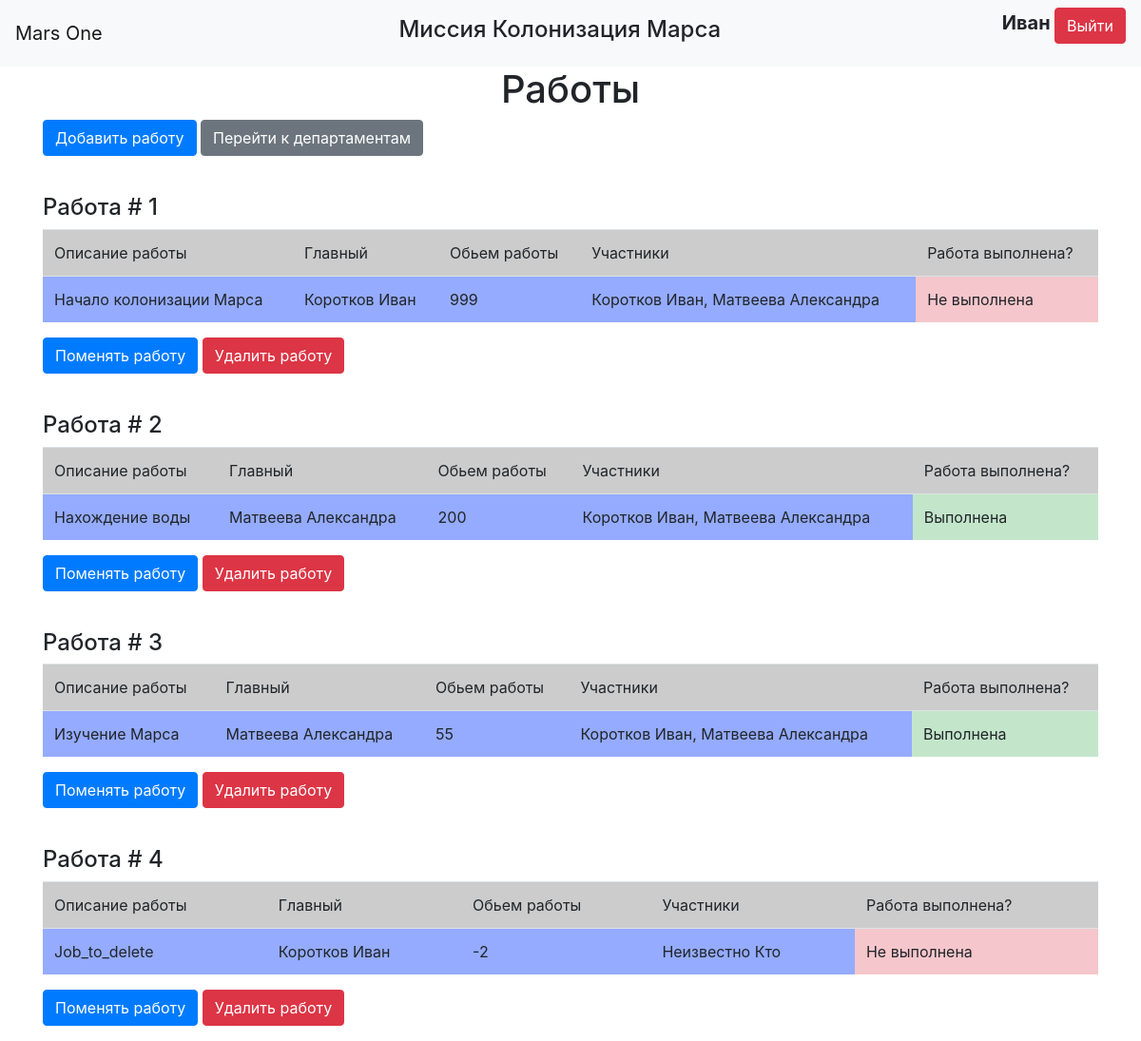
/jobs (signed in), run on an earlier commit of the app's database.
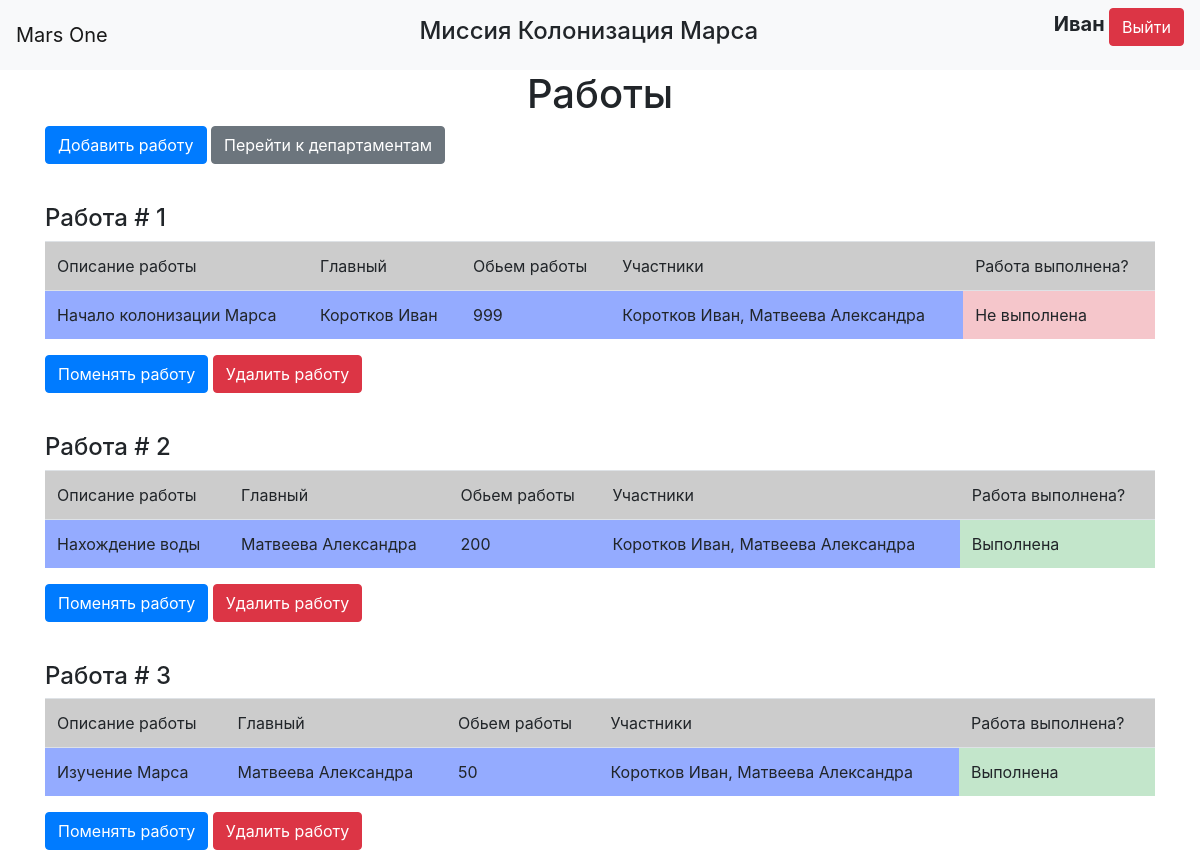
And on a later commit of the database.
### data/users.py (models this page shows, shortened)
class User(SqlAlchemyBase, UserMixin, SerializerMixin):
    __tablename__ = 'users'
    id = sqlalchemy.Column(sqlalchemy.Integer,
                           primary_key=True, autoincrement=True)
    surname = sqlalchemy.Column(sqlalchemy.String, nullable=True)
    name = sqlalchemy.Column(sqlalchemy.String, nullable=True)
    age = sqlalchemy.Column(sqlalchemy.Integer, nullable=True)
    position = sqlalchemy.Column(sqlalchemy.String, nullable=True)
    speciality = sqlalchemy.Column(sqlalchemy.String, nullable=True)
    address = sqlalchemy.Column(sqlalchemy.String, nullable=True, default=f"module_{randint(0, 99)}")
    email = sqlalchemy.Column(sqlalchemy.String, unique=True, nullable=True)
    hashed_password = sqlalchemy.Column(sqlalchemy.String, nullable=True)
    modified_date = sqlalchemy.Column(sqlalchemy.DateTime, default=datetime.datetime.now)
    jobs = orm.relationship("Jobs", back_populates="user")

### data/jobs.py (models this page shows)
class Jobs(SqlAlchemyBase, SerializerMixin):
    __tablename__ = 'jobs'
    id = sqlalchemy.Column(sqlalchemy.Integer,
                           primary_key=True, autoincrement=True)
    team_leader = sqlalchemy.Column(sqlalchemy.Integer, sqlalchemy.ForeignKey("users.id"),
                                    nullable=True)
    job = sqlalchemy.Column(sqlalchemy.String, nullable=True)
    work_size = sqlalchemy.Column(sqlalchemy.Integer, nullable=True)
    collaborators = sqlalchemy.Column(sqlalchemy.String, nullable=True)
    start_date = sqlalchemy.Column(sqlalchemy.DateTime, default=datetime.datetime.now, nullable=True)
    end_date = sqlalchemy.Column(sqlalchemy.DateTime, nullable=True)
    is_finished = sqlalchemy.Column(sqlalchemy.Boolean, nullable=True)
    creator = sqlalchemy.Column(sqlalchemy.Integer)
    user = orm.relationship('User')

### main.py (the view)
@app.route("/jobs")
@login_required
def jobs():
    dbs = db_session.create_session()
    if current_user.id != 1:
        jobs = dbs.query(Jobs).filter((Jobs.collaborators.like(f'% {current_user.id}%')) |
                                      (Jobs.collaborators.like(f'%{current_user.id},%')) |
                                      (Jobs.collaborators == str(current_user.id)) |
                                      (Jobs.creator == current_user.id))
    else:
        jobs = dbs.query(Jobs)
    return render_template("jobs.html", jobs=jobs,
                           teams=[", ".join(get_users(job, dbs)) for job in jobs],
                           title="Работы")

### data/db_session.py (called while the page is built)
def create_session() -> Session:
    global __factory
    return __factory()

### main.py (called while the page is built)
@login_manager.user_loader
def load_user(user_id):
    db_sess = db_session.create_session()
    return db_sess.query(User).get(user_id)

def get_users(storage, dbs):
    users = []
    for u_id in storage.collaborators.split(", "):
        try:
            ans = dbs.query(User).filter(User.id == int(u_id)).first()
            users.append(f"{ans.surname} {ans.name}")
        except (AttributeError, ValueError):
            users.append("Неизвестно Кто")
    return users

### templates/jobs.html
{% extends "base.html" %}
{% block content %}
{% if jobs %}
    <h1 class="center">Работы</h1>
    <p>
        <a class="btn btn-primary" href="/add_job">Добавить работу</a>
        <a class="btn btn-secondary" href="/departments">Перейти к департаментам</a>
    </p>
{% else %}
    <h1 class="center">Нет работ</h1>
    <p class="center">
        <a class="btn btn-primary" href="/add_job">Добавить работу</a>
        <a class="btn btn-secondary" href="/departments">Перейти к департаментам</a>
    </p>
{% endif %}
{% for job in jobs %}
    <br>
    <h4>Работа # {{loop.index}}</h4>
    <table class="table">
        <tr bgcolor="#ccc">
            <td>Описание работы</td>
            <td>Главный</td>
            <td>Обьем работы</td>
            <td>Участники</td>
            <td>Работа выполнена?</td>
        </tr>
        <tr bgcolor="#94abff">
            <td>{{ job.job }}</td>
            <td>{% if job.user %} {{ job.user.surname }} {{job.user.name}} {% else %}Неизвестно Кто{% endif %}</td>
            <td>{{ job.work_size }}</td>
            <td>{{ teams[loop.index - 1] }}</td>
            {% if job.is_finished %}
                <td class="table-success">Выполнена</td>
            {% else %}
                <td class="table-danger">Не выполнена</td>
            {% endif %}
        </tr>
    </table>
    {% if job.user %}
        {% set tema_leader = job.user.id %}
    {% else %}
        {% set tema_leader = 1 %}
    {% endif %}
    {% if current_user.id in (1, job.creator, team_leader) %}
    <p>
        <a class="btn btn-primary" href="/change_job/{{ job.id }}" >Поменять работу</a>
        <a class="btn btn-danger" href="/delete_job/{{ job.id }}" >Удалить работу</a>
    </p>
    {% endif %}
{% endfor %}
{% endblock %}

### templates/base.html (shortened to what this page needs)
<!doctype html>
<html lang="en">
<head>
    <link rel="stylesheet"
          href="https://stackpath.bootstrapcdn.com/bootstrap/4.4.1/css/bootstrap.min.css"
>
    <link rel="stylesheet" type="text/css" href="{{ url_for('static', filename='css/style.css') }}" />
</head>
<body>
<header>
    <nav class="navbar navbar-light bg-light">
        <a class="navbar-brand">Mars One</a>
        <h4 class="center">Миссия Колонизация Марса</h4>
        {% if current_user.is_authenticated %}
            <p>
                <a class="bold">{{ current_user.name }}</a>
                <a class="btn btn-danger" href="/logout">Выйти</a>
            </p>
        {% else %}
            <p>
                <a class="btn btn-primary" href="/register">Зарегистрироваться</a>
                <a class="btn btn-success" href="/login">Войти</a>
            </p>
        {% endif %}
    </nav>
</header>
<main role="main" class="container">
    {% block content %}{% endblock %}
</main>
</body>
</html>

### static/css/style.css (style rules this page uses)
.center { text-align: center; }
.bold { font-size: 20px; font-weight: bold; }

What changed in the data, as far as the page shows it:
removed Jobs: job "Job_to_delete", user.surname "Коротков", user.name "Иван", work_size "-2", teams "Неизвестно Кто", is_finished "Не выполнена"
changed Jobs "Изучение Марса": work_size "55" → "50"
